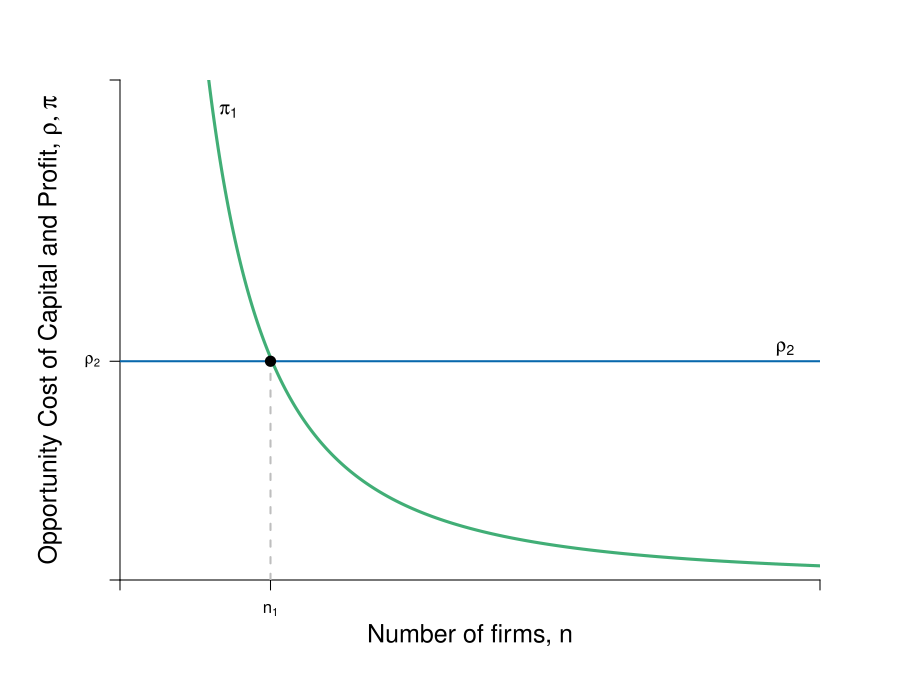

This chart was generated by the following R code:
require(shape)
pdf(file = "competitionmarkets/profit_rate_n_step1.pdf", width = 9, height = 7)

#Set parameters for graphics
axislabelsize <- 1.5
labelsize <- 1.2
graphlinewidth <- 3
segmentlinewidth <- 2

COL <- c("#7fc97f", "#beaed4", "#fdc086", "#ffff99", "#386cb0", "#f0027f", "#bf5b17", "#666666")
COLA <- c("#e0f3db", "#99d8c9","#66c2a4","#41ae76", "#238b45", "#005824")
COLB <- c("#c6dbef", "#4eb3d3", "#2b8cbe", "#0868ac","#084081")
COLC <- c("#fcfbfd", "#efedf5", "#dadaeb", "#bcbddc", "#9e9ac8", "#807dba", "#6a51a3", "#54278f", "#3f007d")

par(mar =  c(6, 6, 4, 4))

Profit <- function(n, pmax = 20, c1 = 10, s = 0.5) {
  (pmax - c1)^2 / (((n + 1)^2)*s)
}

mrsA <- function(x, rmax = 20, xmax = 10) {
  rmax - (rmax/xmax)*x
}

uA <- function(x, y, rmax = 20, xmax = 10) {
  y + rmax*x - (1/2)(rmax/xmax)*x^2
}

totaln <- function(pi, pmax = 20, c1 = 10, s = 0.5){
  (pmax - c1)/(sqrt(pi*s)) - 1
}

Supply <- function(x, c1 = 0, c2 = 0.05){
  c1 + 2*c2*x
}

xlims <- c(0, 20)
ylims <- c(0, 16)

npts <- 501 
x <- seq(xlims[1], xlims[2], length.out = npts)
y <- seq(ylims[1], ylims[2], length.out = npts) 
a <- c(46.08, 55, 64)
b <- c(46.08, 55, 64)

plot(0, 0, xlim = xlims, ylim = ylims, type = "n",
     xlab = expression(paste("")),
     ylab = expression(paste("")), 
     xaxt = "n", 
     yaxt = "n", 
     cex.lab = axislabelsize, 
     bty = "n",
     xaxs="i", 
     yaxs="i")

# ticksy <- seq(from = 0, to = ylims[2], by = 2)
# ylabels <- seq(from = 0, to = ylims[2], by = 2)
# ticksx <- seq(from = 0, to = xlims[2], by = 2)
# xlabels <- seq(from = 0, to = xlims[2], by = 2)
ticksy <- c(0, 7, ylims[2])
ylabels <- c(NA,  expression(paste(rho[2])), NA)
ticksx <- c(0, 4.3, xlims[2])
xlabels <- c(NA, expression(paste(n[1])), NA)

axis(1, at = ticksx, pos = 0, labels = xlabels)
axis(2, at = ticksy, pos = 0, labels = ylabels, las = 1)

npts <- 500 
xx1 <- seq(xlims[1], xlims[2], length.out = npts)

#Lines
lines(xx1, Profit(xx1, c1 = 10), col = COLA[4], lwd = graphlinewidth)
#lines(xx1, Profit(xx1, c1 = 0.25), col = COLA[4], lty = 2, lwd = segmentlinewidth)

#Label axes
mtext(expression(paste("Number of firms, ", n)), side=1, line = 2.5, cex = axislabelsize)
text(-2, 0.5*ylims[2], expression(paste("Opportunity Cost of Capital and Profit, ", list(rho, pi) )), xpd = TRUE, cex = axislabelsize, srt = 90) 


#Arrows(18, 6.8, 18, 4.5, col = "black", lty = 1, code = 2, lwd = 2, arr.type = "triangle", arr.lwd = 0.5)
#text(16, 5.75, expression(paste("Decrease in ", rho)), cex = labelsize)


text(19, 7.4, expression(paste(rho[2])), cex = labelsize)
#text(19, 4.4, expression(paste(rho[1])), cex = labelsize)

#Arrows(4, 9, 7.8, 9, col = "black", lty = 1, code = 2, lwd = 2, arr.type = "triangle", arr.lwd = 0.5)
#text(5.7, 10, expression(paste("Decrease in ", c[1])), cex = labelsize)

text(3.1, 15, expression(paste(pi[1])), cex = labelsize)
#text(6.7, 15, expression(paste(pi[2])), cex = labelsize)


segments(0, 7, xlims[2], 7, lty = 1, col = COLB[4] , lwd = segmentlinewidth)
#segments(0, 4, xlims[2], 4, lty = 2, col = COLB[3], lwd = segmentlinewidth)
segments(4.3, 0, 4.3, 7, lty = 2, col = "gray", lwd = segmentlinewidth)
points(4.3, 7, pch = 16, col = "black", cex = 1.5)

# text(80, 12.5, expression(paste("Excess Supply at ", p^H)), cex = labelsize)
# 
# Arrows(62, 5.5, 82, 5.5, col = "black", lty = 1, code = 3, lwd = 2, arr.type = "triangle", arr.lwd = 0.5)
# text(72, 4.75, expression(paste("Excess")), cex = labelsize)
# text(72, 3.75, expression(paste("Demand")), cex = labelsize)
# text(72, 2.75, expression(paste("at ", p^L)), cex = labelsize)
# segments(6, 0, 6, 4, lty = 2, col = "gray" , lwd = segmentlinewidth)
# points(6, 4, pch = 16, col = "black", cex = 1.5)
# 
# 
# segments(9.6, 0, 9.6, 7, lty = 2, col = "gray" , lwd = segmentlinewidth)
# points(9.6, 7, pch = 16, col = "black", cex = 1.5)
# 
# segments(13, 0, 13, 4, lty = 2, col = "gray" , lwd = segmentlinewidth)
# points(13, 4, pch = 16, col = "black", cex = 1.5)


#Label Demand
text(118, 3, expression(paste("Opportunity cost'")), cex = labelsize)
text(118, 2, expression(paste("of capital")), cex = labelsize)

dev.off()
